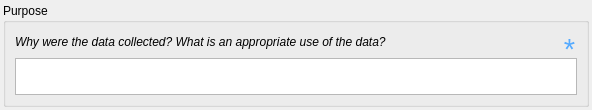
<?xml version="1.0" encoding="UTF-8"?>
<ui version="4.0">
 <class>Form</class>
 <widget class="QWidget" name="Form">
  <property name="geometry">
   <rect>
    <x>0</x>
    <y>0</y>
    <width>592</width>
    <height>110</height>
   </rect>
  </property>
  <property name="sizePolicy">
   <sizepolicy hsizetype="Preferred" vsizetype="Minimum">
    <horstretch>0</horstretch>
    <verstretch>0</verstretch>
   </sizepolicy>
  </property>
  <property name="minimumSize">
   <size>
    <width>0</width>
    <height>110</height>
   </size>
  </property>
  <property name="maximumSize">
   <size>
    <width>16777215</width>
    <height>16777215</height>
   </size>
  </property>
  <property name="font">
   <font>
    <family>Arial</family>
    <pointsize>9</pointsize>
   </font>
  </property>
  <property name="windowTitle">
   <string>Form</string>
  </property>
  <layout class="QVBoxLayout" name="verticalLayout">
   <property name="leftMargin">
    <number>3</number>
   </property>
   <property name="topMargin">
    <number>3</number>
   </property>
   <property name="rightMargin">
    <number>3</number>
   </property>
   <property name="bottomMargin">
    <number>3</number>
   </property>
   <item>
    <widget class="QGroupBox" name="fgdc_descript">
     <property name="sizePolicy">
      <sizepolicy hsizetype="Preferred" vsizetype="Minimum">
       <horstretch>0</horstretch>
       <verstretch>0</verstretch>
      </sizepolicy>
     </property>
     <property name="title">
      <string>Purpose</string>
     </property>
     <layout class="QVBoxLayout" name="verticalLayout_2">
      <item>
       <layout class="QHBoxLayout" name="horizontalLayout">
        <item>
         <widget class="QLabel" name="label_2">
          <property name="sizePolicy">
           <sizepolicy hsizetype="Preferred" vsizetype="Minimum">
            <horstretch>0</horstretch>
            <verstretch>0</verstretch>
           </sizepolicy>
          </property>
          <property name="font">
           <font>
            <italic>true</italic>
           </font>
          </property>
          <property name="styleSheet">
           <string notr="true">font: italic;</string>
          </property>
          <property name="text">
           <string>Why were the data collected? What is an appropriate use of the data?</string>
          </property>
          <property name="wordWrap">
           <bool>true</bool>
          </property>
         </widget>
        </item>
        <item>
         <widget class="QLabel" name="label_6">
          <property name="sizePolicy">
           <sizepolicy hsizetype="Fixed" vsizetype="Minimum">
            <horstretch>0</horstretch>
            <verstretch>0</verstretch>
           </sizepolicy>
          </property>
          <property name="minimumSize">
           <size>
            <width>15</width>
            <height>0</height>
           </size>
          </property>
          <property name="maximumSize">
           <size>
            <width>16777215</width>
            <height>20</height>
           </size>
          </property>
          <property name="font">
           <font>
            <family>Arial</family>
            <pointsize>9</pointsize>
            <weight>50</weight>
            <italic>false</italic>
            <bold>false</bold>
           </font>
          </property>
          <property name="toolTip">
           <string>Required</string>
          </property>
          <property name="text">
           <string>&lt;html&gt;&lt;head/&gt;&lt;body&gt;&lt;p&gt;&lt;span style=&quot; font-size:22pt; color:#55aaff;&quot;&gt;*&lt;/span&gt;&lt;/p&gt;&lt;/body&gt;&lt;/html&gt;</string>
          </property>
          <property name="scaledContents">
           <bool>true</bool>
          </property>
          <property name="alignment">
           <set>Qt::AlignHCenter|Qt::AlignTop</set>
          </property>
          <property name="margin">
           <number>0</number>
          </property>
          <property name="indent">
           <number>0</number>
          </property>
         </widget>
        </item>
       </layout>
      </item>
      <item>
       <widget class="GrowingTextEdit" name="fgdc_purpose">
        <property name="sizePolicy">
         <sizepolicy hsizetype="Expanding" vsizetype="Minimum">
          <horstretch>0</horstretch>
          <verstretch>0</verstretch>
         </sizepolicy>
        </property>
        <property name="sizeAdjustPolicy">
         <enum>QAbstractScrollArea::AdjustToContents</enum>
        </property>
       </widget>
      </item>
     </layout>
    </widget>
   </item>
  </layout>
 </widget>
 <customwidgets>
  <customwidget>
   <class>GrowingTextEdit</class>
   <extends>QPlainTextEdit</extends>
   <header>growingtextedit</header>
  </customwidget>
 </customwidgets>
 <resources/>
 <connections/>
</ui>
